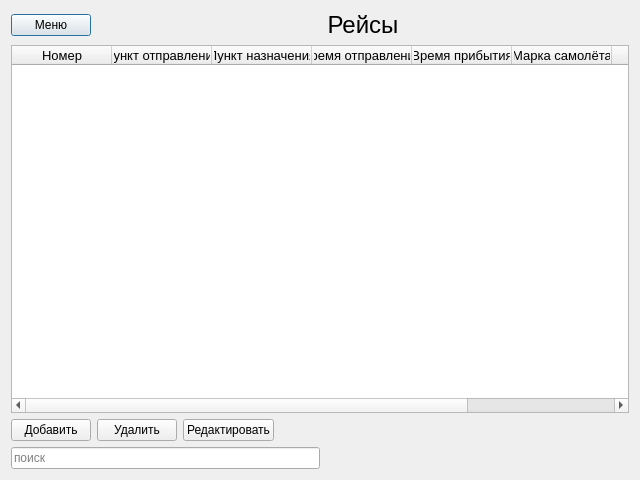
<?xml version="1.0" encoding="UTF-8"?>
<ui version="4.0">
 <class>MainDialog</class>
 <widget class="QDialog" name="MainDialog">
  <property name="geometry">
   <rect>
    <x>0</x>
    <y>0</y>
    <width>640</width>
    <height>480</height>
   </rect>
  </property>
  <property name="windowTitle">
   <string>Dialog</string>
  </property>
  <layout class="QVBoxLayout" name="verticalLayout">
   <item>
    <layout class="QHBoxLayout" name="horizontalLayout">
     <item>
      <widget class="QPushButton" name="menuButton">
       <property name="sizePolicy">
        <sizepolicy hsizetype="Fixed" vsizetype="Fixed">
         <horstretch>0</horstretch>
         <verstretch>0</verstretch>
        </sizepolicy>
       </property>
       <property name="text">
        <string>Меню</string>
       </property>
      </widget>
     </item>
     <item>
      <widget class="QLabel" name="titleLabel">
       <property name="font">
        <font>
         <pointsize>18</pointsize>
        </font>
       </property>
       <property name="text">
        <string>Рейсы</string>
       </property>
       <property name="alignment">
        <set>Qt::AlignCenter</set>
       </property>
      </widget>
     </item>
    </layout>
   </item>
   <item>
    <widget class="QTableWidget" name="flightTableWidget">
     <property name="sizeAdjustPolicy">
      <enum>QAbstractScrollArea::AdjustToContents</enum>
     </property>
     <property name="autoScroll">
      <bool>true</bool>
     </property>
     <property name="editTriggers">
      <set>QAbstractItemView::NoEditTriggers</set>
     </property>
     <property name="tabKeyNavigation">
      <bool>true</bool>
     </property>
     <property name="showDropIndicator" stdset="0">
      <bool>true</bool>
     </property>
     <property name="dragEnabled">
      <bool>false</bool>
     </property>
     <property name="showGrid">
      <bool>true</bool>
     </property>
     <property name="cornerButtonEnabled">
      <bool>true</bool>
     </property>
     <column>
      <property name="text">
       <string>Номер</string>
      </property>
      <property name="font">
       <font>
        <pointsize>10</pointsize>
       </font>
      </property>
     </column>
     <column>
      <property name="text">
       <string>Пункт отправления</string>
      </property>
      <property name="font">
       <font>
        <pointsize>10</pointsize>
       </font>
      </property>
     </column>
     <column>
      <property name="text">
       <string>Пункт назначения</string>
      </property>
      <property name="font">
       <font>
        <pointsize>10</pointsize>
       </font>
      </property>
     </column>
     <column>
      <property name="text">
       <string>Время отправления</string>
      </property>
      <property name="font">
       <font>
        <pointsize>10</pointsize>
       </font>
      </property>
     </column>
     <column>
      <property name="text">
       <string>Время прибытия</string>
      </property>
      <property name="font">
       <font>
        <pointsize>10</pointsize>
       </font>
      </property>
     </column>
     <column>
      <property name="text">
       <string>Марка самолёта</string>
      </property>
      <property name="font">
       <font>
        <pointsize>10</pointsize>
       </font>
      </property>
     </column>
     <column>
      <property name="text">
       <string>Число мест</string>
      </property>
      <property name="font">
       <font>
        <pointsize>10</pointsize>
       </font>
      </property>
     </column>
     <column>
      <property name="text">
       <string>Число свободных мест</string>
      </property>
      <property name="font">
       <font>
        <pointsize>10</pointsize>
       </font>
      </property>
     </column>
    </widget>
   </item>
   <item>
    <layout class="QHBoxLayout" name="horizontalLayout_2">
     <item>
      <widget class="QPushButton" name="addButton">
       <property name="text">
        <string>Добавить</string>
       </property>
      </widget>
     </item>
     <item>
      <widget class="QPushButton" name="delButton">
       <property name="text">
        <string>Удалить</string>
       </property>
      </widget>
     </item>
     <item>
      <widget class="QPushButton" name="editButton">
       <property name="text">
        <string>Редактировать</string>
       </property>
      </widget>
     </item>
     <item>
      <spacer name="horizontalSpacer_2">
       <property name="orientation">
        <enum>Qt::Horizontal</enum>
       </property>
       <property name="sizeHint" stdset="0">
        <size>
         <width>40</width>
         <height>20</height>
        </size>
       </property>
      </spacer>
     </item>
    </layout>
   </item>
   <item>
    <layout class="QHBoxLayout" name="horizontalLayout_3">
     <item>
      <widget class="QLineEdit" name="searchLine">
       <property name="placeholderText">
        <string>поиск</string>
       </property>
      </widget>
     </item>
     <item>
      <spacer name="horizontalSpacer">
       <property name="orientation">
        <enum>Qt::Horizontal</enum>
       </property>
       <property name="sizeHint" stdset="0">
        <size>
         <width>40</width>
         <height>20</height>
        </size>
       </property>
      </spacer>
     </item>
    </layout>
   </item>
  </layout>
 </widget>
 <resources/>
 <connections/>
</ui>
